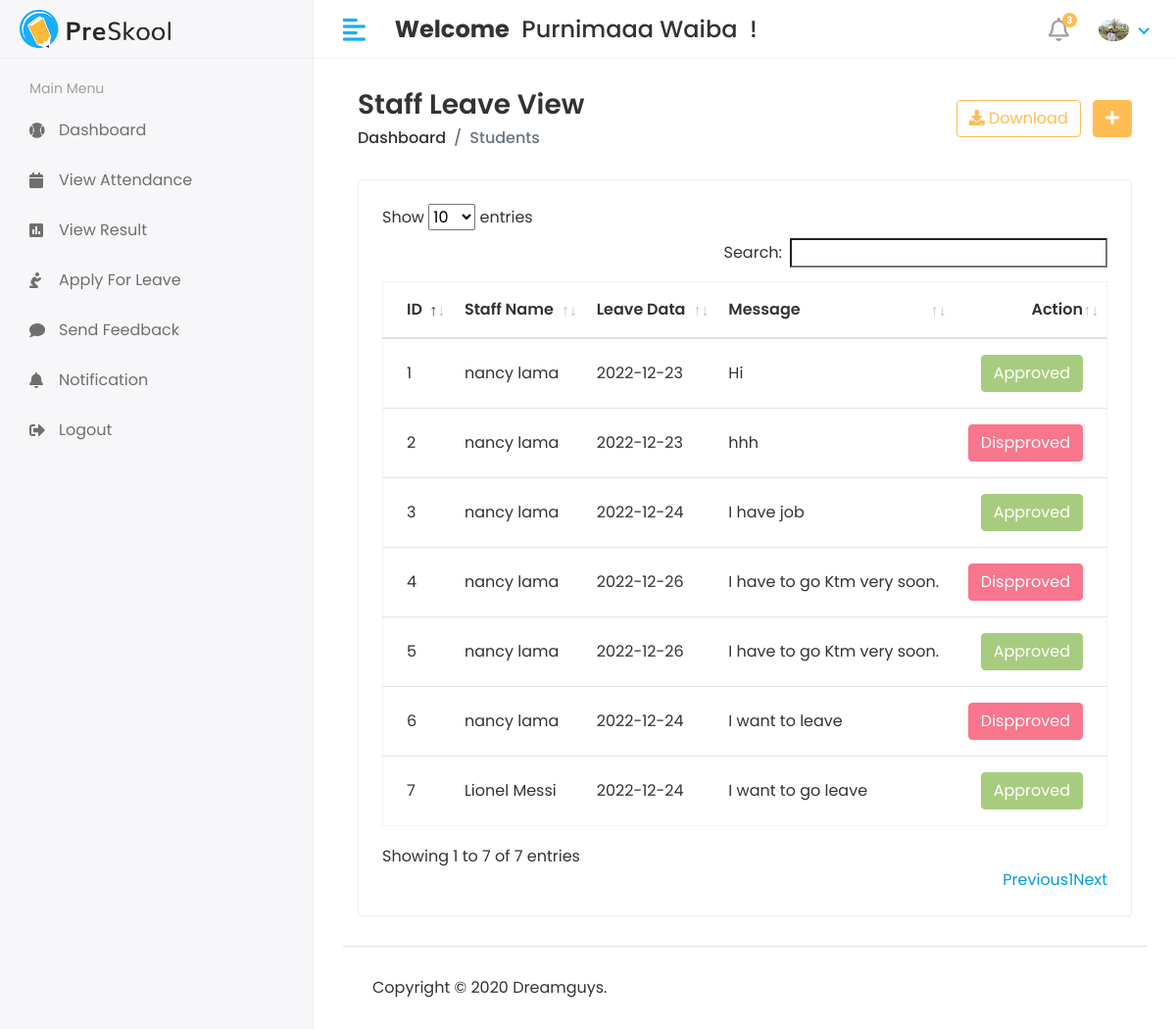
/Hod/Staff/Leave_View (signed in), run on the app's committed database.
### app/models.py (models this page shows, shortened)
class CustomUser(AbstractUser):
    USER = (
        (1, 'HOD'),
        (2, 'STAFF'),
        (3, 'STUDENT'),
    )
    user_type = models.CharField(choices=USER, max_length=50, default=1)
    profile_pic = models.ImageField(upload_to='media/profile_pic')

class Staff_Leave(models.Model):
    staff_id = models.ForeignKey(Staff, on_delete=models.CASCADE)
    date = models.CharField(max_length=100)
    message = models.TextField()
    status = models.IntegerField(default=0)
    created_at = models.DateTimeField(auto_now_add=True)
    updated_at = models.DateTimeField(auto_now_add=True)

class Staff(models.Model):
    admin = models.OneToOneField(CustomUser, on_delete=models.CASCADE)
    address = models.TextField()
    gender = models.CharField(max_length=100)
    created_at = models.DateTimeField(auto_now_add=True)
    updated_at = models.DateTimeField(auto_now=True)

### student_management_system/Hod_Views.py (the view)
# urls.py: path('Hod/Staff/Leave_View', Hod_Views.STAFF_LEAVE_VIEW,
@login_required(login_url='/')
def STAFF_LEAVE_VIEW(request):
    staff_leave = Staff_Leave.objects.all()
    context = {
        'staff_leave': staff_leave
    }
    return render(request, 'Hod/staff_leave.html', context)

### templates/Hod/staff_leave.html (shortened to what this page needs)
{% extends 'base.html'%}
{% block content %}
<div class="content container-fluid">
    <div class="page-header">
       <div class="row align-items-center">
          <div class="col">
             <h4 class="page-title">Staff Leave View</h4>
             <ul class="breadcrumb">
                <li class="breadcrumb-item"><a href="index.html">Dashboard</a></li>
                <li class="breadcrumb-item active">Students</li>
             </ul>
          </div>
          <div class="col-auto text-right float-right ml-auto">
             <a href="#" class="btn btn-outline-primary mr-2"><i class="fas fa-download"></i> Download</a>
             <a href="add-student.html" class="btn btn-primary"><i class="fas fa-plus"></i></a>
          </div>
       </div>
     </div>
     <div class="row">
       <div class="col-sm-12">
          <div class="card card-table">
             <div class="card-body">
                <div class="table-responsive">
                   <table id="table_id" class="table table-hover table-center mb-0">
                      <thead>
                         <tr>
                            <th>ID</th>
                            <th>Staff Name</th>
                            <th>Leave Data</th>
                            <th>Message </th>
                            <th class="text-right">Action</th>
                         </tr>
                      </thead>
                      <tbody>
                        {% for i in staff_leave %}
                         <tr>
                            <td>{{i.id}}</td>
                            <td>{{i.staff_id.admin.first_name}} {{i.staff_id.admin.last_name}}</td>
                            <td>{{i.date}}</td>
                            <td>{{i.message}}</td>
                            <td class="text-right">
                                <div class="actions">
                                    {% if i.status == 0 %}
                                    <a href = "{% url 'staff_approve_leave' i.id %}" class="btn btn-success">Approved</a>
                                    <a href = "{% url 'staff_disapprove_leave' i.id %}" class="btn btn-danger">Dispproved</a>
                                    {% elif i.status == 1 %}
                                    <button class="btn btn-success" disabled="disabled">Approved</button>
                                    {% else %}
                                    <button class="btn btn-danger" disabled="disabled">Dispproved</button>
                                    {% endif %}
                                </div>
                             </td>
                         </tr>
                         {% endfor %}
                      </tbody>
                   </table>
                </div>
             </div>
          </div>
       </div>
    </div>
 </div>
{% endblock%}

### templates/includes/header.html (shortened to what this page needs)
{% load static %}
<div class="header">
    <div class="header-left">
       <a href="index.html" class="logo">
       <img src="{% static 'assets/img/logo.png' %}" alt="Logo">
       </a>
    </div>
    <a href="javascript:void(0);" id="toggle_btn">
    <i class="fas fa-align-left"></i>
    </a>
    <div class="top-nav-search mt-3">
     <h4><strong> Welcome</strong>&nbsp; <span> {{user.first_name}} {{user.last_name}}</span> &nbsp;! </h4>
    </div>
    <ul class="nav user-menu">
       <li class="nav-item dropdown noti-dropdown">
          <a href="#" class="dropdown-toggle nav-link" data-toggle="dropdown">
          <i class="far fa-bell"></i> <span class="badge badge-pill">3</span>
          </a>
       </li>
       <li class="nav-item dropdown has-arrow">
          <a href="#" class="dropdown-toggle nav-link" data-toggle="dropdown">
          <span class="user-img"><img class="rounded-circle" src="/{{user.profile_pic}}" width="31" alt="Ryan Taylor"></span>
          </a>
       </li>
    </ul>
 </div>

### static/assets/css/style.css (style rules this page uses)
html { height: 100%; }
body { background-color: #fff; color: #333; font-family: 'Poppins', sans-serif; font-size: 1rem; height: 100%; line-height: 1.5; overflow-x: hidden; }
h1, h2, h3, h4, h5, h6 { font-family: 'Poppins', sans-serif; margin-top: 0; }
a { color: #009ce7; }
input, button, a { transition: all 0.4s ease; -moz-transition: all 0.4s ease; -o-transition: all 0.4s ease; -ms-transition: all 0.4s ease; -webkit-transition: all 0.4s ease; }
input, input:focus, button, button:focus { outline: none; }
ul, ol { padding: 0px; list-style: none; }
.table { color: #333; max-width: 100%; margin-bottom: 0; width: 100%; }
.table.dataTable { border-collapse: collapse !important; border: 1px solid rgba(0, 0, 0, 0.05); }
.table thead tr th { font-weight: 600; }
.table tbody tr { border-bottom: 1px solid rgba(0, 0, 0, 0.05); }
.table.table-center td, .table.table-center th { vertical-align: middle; }
.card-table .card-body .table > thead > tr > th { border-top: 0; }
.card-table .card-body .table tr td:first-child, .card-table .card-body .table tr th:first-child { padding-left: 1.5rem; }
.card-table .card-body .table tr td:last-child, .card-table .card-body .table tr th:last-child { padding-right: 1.5rem; }
.card-table .table td, .card-table .table th { border-top: 1px solid #e2e5e8; padding: 1rem 0.75rem; white-space: nowrap; }
.btn-primary { background-color: #FFBC53; border: 1px solid #FFBC53; }
.btn-success { background-color: #7bb13c; border: 1px solid #7bb13c }
.btn-success.disabled, .btn-success:disabled { background-color: #7bb13c; border-color: #7bb13c; color: #fff; }
.btn-danger { background-color: #e84646; border: 1px solid #e84646; }
.btn-danger.disabled, .btn-danger:disabled { background-color: #f62d51; border-color: #f62d51; color: #fff; }
.btn-outline-primary { color: #FFBC53; border-color: #FFBC53; }
.card { border: 1px solid #ececf5; box-shadow: 0 1px 3px 0 rgba(0, 0, 0, 0.03); margin-bottom: 1.875rem; }
.card-body { padding: 1.5rem; }
.header { background-color: #fff; border-bottom: 1px solid #f3f3f4; left: 0; position: fixed; right: 0; top: 0; z-index: 1001; height: 60px; }
.header .header-left { float: left; height: 60px; padding: 0 20px; position: relative; width: 320px; z-index: 1; transition: all 0.2s ease-in-out; background-color: #f7f7fa; border-bottom: 1px solid #efefef; border-right: 1px solid #ececf5; display: flex; align-items: center; }
.header .header-left .logo { display: inline-block; line-height: 60px; }
.header .header-left .logo img { max-height: 40px; width: auto; }
.header .dropdown-toggle:after { display: none; }
.header .has-arrow .dropdown-toggle:after { border-top: 0; border-left: 0; border-bottom: 2px solid #18aefa; border-right: 2px solid #18aefa; content: ''; height: 8px; display: inline-block; pointer-events: none; -webkit-transform-origin: 66% 66%; -ms-transform-origin: 66% 66%; transform-origin: 66% 66%; -webkit-transform: rotate(45deg); -ms-transform: rotate(45deg); transform: rotate(45deg); -webkit-transition: all 0.15s ease-in-out; transition: all 0.15s ease-in-out; width: 8px; vertical-align: 0px; }
.user-menu { float: right; margin: 0; position: relative; z-index: 99; padding-right: 15px; }
.user-menu.nav > li > a { color: #a0a0a0; font-size: 14px; line-height: 58px; padding: 0 15px; height: 60px; }
.user-img { margin-right: 3px; position: relative; }
.top-nav-search { float: left; margin-left: 15px; }
.page-header { margin-bottom: 1.875rem; }
.page-header .breadcrumb { background-color: transparent; color: #6c757d; font-size: 1rem; font-weight: 500; margin-bottom: 0; padding: 0; }
.page-header .breadcrumb a { color: #333; }
.page-title { font-size: 28px; font-weight: 600; color: #333; margin-bottom: 5px; }
.user-menu.nav > li > a .badge { background-color: #FFBC53; display: block; font-size: 10px; font-weight: bold; height: 15px; width: 15px; position: absolute; right: 7px; top: 13px; color: #fff; padding: 3px; }
.user-menu.nav > li > a > i { font-size: 1.5rem; line-height: 60px; }
@media (min-width: 992px) { #toggle_btn { align-items: center; color: #18aefa; display: inline-flex; float: left; font-size: 26px; height: 60px; justify-content: center; margin-left: 15px; padding: 0 15px; } }

### data on the page
CustomUser: first_name "Purnimaaa", last_name "Waiba", profile_pic (picture)
Staff_Leave: id "1", staff_id.admin.first_name "nancy", staff_id.admin.last_name "lama", date "2022-12-23", message "Hi", status "Approved"
Staff_Leave: id "2", staff_id.admin.first_name "nancy", staff_id.admin.last_name "lama", date "2022-12-23", message "hhh", status "Dispproved"
Staff_Leave: id "3", staff_id.admin.first_name "nancy", staff_id.admin.last_name "lama", date "2022-12-24", message "I have job", status "Approved"
Staff_Leave: id "4", staff_id.admin.first_name "nancy", staff_id.admin.last_name "lama", date "2022-12-26", message "I have to go Ktm very soon.", status "Dispproved"
Staff_Leave: id "5", staff_id.admin.first_name "nancy", staff_id.admin.last_name "lama", date "2022-12-26", message "I have to go Ktm very soon.", status "Approved"
Staff_Leave: id "6", staff_id.admin.first_name "nancy", staff_id.admin.last_name "lama", date "2022-12-24", message "I want to leave", status "Dispproved"
Staff_Leave: id "7", staff_id.admin.first_name "Lionel", staff_id.admin.last_name "Messi", date "2022-12-24", message "I want to go leave", status "Approved"
